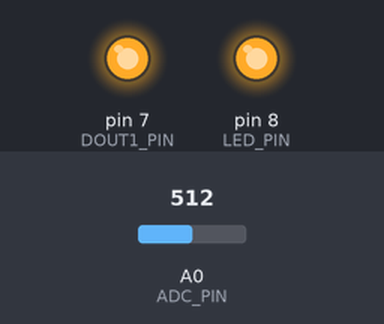
Recording of a sketch running on a simulated Arduino Uno, built with avr-gcc and run on an emulated ATmega328P. Shown: output pins drawn as LEDs (lit = HIGH). Inputs (shaded band) come from the test bench; at power-on: A0 (ADC_PIN) = 512. What the sketch prints to the serial monitor is not drawn.

Above: at 1.2 s.
1.3 s: A0 (ADC_PIN) set to 589
2.8 s: A0 (ADC_PIN) set to 606
At 3.5 s:
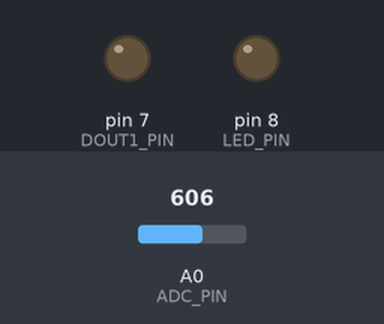
4.3 s: A0 (ADC_PIN) set to 590
At 4.7 s:
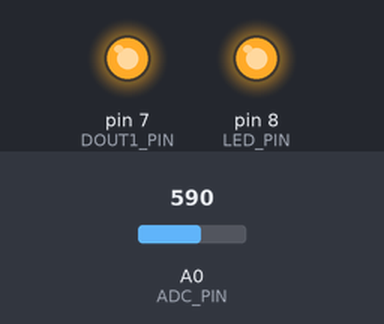
5.8 s: A0 (ADC_PIN) set to 610
At 7.1 s:
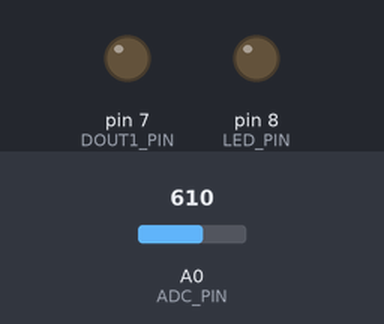
Timing chart, 0 to 8.3 s (numbered marks = the images above; inputs shaded):
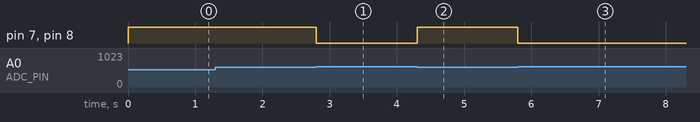

Measured:
- the behaviour switches between 599 and 600 on A0 (ADC_PIN) (found by bisection; images 0 and 1)
- after the input at 1.3 s, every drawn part: stays the same
- after the input at 2.8 s, pin 7 (DOUT1_PIN), pin 8 (LED_PIN): HIGH → LOW at once
- after the input at 4.3 s, pin 7 (DOUT1_PIN), pin 8 (LED_PIN): LOW → HIGH at once
- after the input at 5.8 s, pin 7 (DOUT1_PIN), pin 8 (LED_PIN): HIGH → LOW at once

The sketch:

sketch_photoresistor_v4_with_led_and_DigOut_test.ino
```cpp
#define ADC_PIN A0
#define PIN_PHOTO_SENSOR A0

#define LED_PIN 8
#define DOUT1_PIN 7

#define Sample_time  1 // in ms
#define Simulink_sample_time 4
#define Sending_number Simulink_sample_time

// threshold is 600 (from experiment)
// lower means lighter
#define PHOTP_THRESHOLD 600


int val = 0;


int light_mod = 0;

int flag_sending = 0;
int send_count = 0;

char send_char = '1';


void setup() {
  // put your setup code here, to run once:

  Serial.begin(115200); // скорость 115200

  pinMode(LED_PIN, OUTPUT); // установка LED_PIN-го контакта в режим вывода
  pinMode(DOUT1_PIN, OUTPUT);
  digitalWrite(LED_PIN, LOW);
  digitalWrite(DOUT1_PIN, LOW);

  Serial.write('1');


}

void loop() {

  int current_light_mod = 0;

  val = analogRead(ADC_PIN);

//  sample_count++;


// switch pins
  if ( val < PHOTP_THRESHOLD)
  {
    digitalWrite(DOUT1_PIN, HIGH);
    digitalWrite(LED_PIN, HIGH);

    current_light_mod = 1;

  }
  else
  {
    digitalWrite(DOUT1_PIN, LOW);
    digitalWrite(LED_PIN, LOW);

    current_light_mod = 0;
  }


  // starting sending
if (flag_sending == 0)
{
  if (light_mod  != current_light_mod)
  {
     send_count = 0;
     flag_sending = 1;

    if (current_light_mod != 0)
    {
      send_char = '2';
    }
    else
    {
      send_char = '1';
    }
  }

}


  if (flag_sending != 0)
  {
    Serial.write(send_char);
    send_count++;
    if (send_count >= Sending_number)
    {
      flag_sending = 0;
      send_char = '0';
      send_count = 0;
    }
  }


  light_mod = current_light_mod;
  delay(Sample_time);// delay in ms

  // put your main code here, to run repeatedly:

}
```
